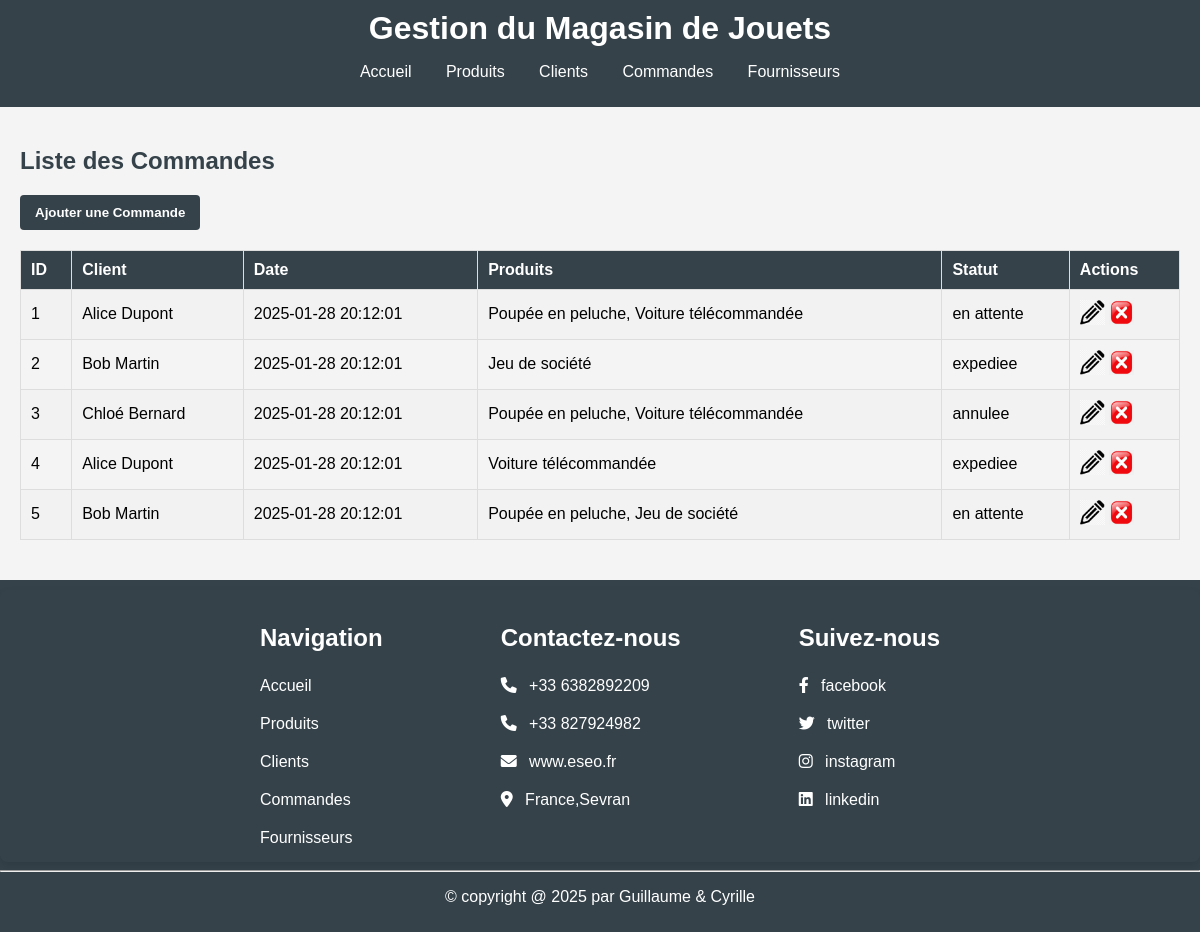
Screenshot of /commandes/index.php with the database file from the repository.
### tables this page shows
CREATE TABLE orders (
    id INT AUTO_INCREMENT PRIMARY KEY,
    customer_id INT,
    product_ids JSON,
    order_date DATETIME DEFAULT CURRENT_TIMESTAMP,
    status ENUM('en attente', 'expediee', 'annulee') DEFAULT 'en attente',
    FOREIGN KEY (customer_id) REFERENCES customers(id)
);

CREATE TABLE customers (
    id INT AUTO_INCREMENT PRIMARY KEY,
    name VARCHAR(255) NOT NULL,
    email VARCHAR(255) NOT NULL,
    phone VARCHAR(20)
);

### commandes/index.php (the view, shortened to what this page needs)
<?php
include '../includes/db.php';
include '../includes/header.php';
$sql = "SELECT orders.*, customers.name AS customer_name
        FROM orders
        LEFT JOIN customers ON orders.customer_id = customers.id";
$result = $conn->query($sql);
$orders = [];
while ($row = $result->fetch_assoc()) {
    $product_ids = json_decode($row['product_ids'], true);
    if (!empty($product_ids)) {
        $product_names = [];
        foreach ($product_ids as $product_id) {
            $product_id = intval($product_id);
            $product_sql = "SELECT name FROM products WHERE id = $product_id";
            $product_result = $conn->query($product_sql);
            if ($product_result && $product_row = $product_result->fetch_assoc()) {
                $product_names[] = $product_row['name'];
            }
        }
        $row['product_names'] = implode(', ', $product_names);
    } else {
        $row['product_names'] = 'Aucun produit';
    }
    $orders[] = $row;
}
?>
<h2>Liste des Commandes</h2>
<button><a href="ajouter.php">Ajouter une Commande</a></button>
<table>
    <tr>
        <th>ID</th>
        <th>Client</th>
        <th>Date</th>
        <th>Produits</th>
        <th>Statut</th>
        <th>Actions</th>
    </tr>
    <?php foreach ($orders as $order): ?>
    <tr>
        <td><?php echo $order['id']; ?></td>
        <td><?php echo $order['customer_name']; ?></td>
        <td><?php echo $order['order_date']; ?></td>
        <td><?php echo $order['product_names']; ?></td>
        <td><?php echo $order['status']; ?></td>
        <td>
            <a href="modifier.php?id=<?php echo $order['id']; ?>"><img src="/Jouets/images/edit.png" alt="Modifier"></a>
            <a href="supprimer.php?id=<?php echo $order['id']; ?>"><img src="/Jouets/images/delete.jpg" alt="Supprimer"></a>
        </td>
    </tr>
    <?php endforeach; ?>
</table>
<?php
include '../includes/footer.php';
?>

### includes/header.php (shortened to what this page needs)
<!DOCTYPE html>
<html lang="fr">
<head>
    <link rel="stylesheet" href="/Jouets/css/style.css">
   <link rel="stylesheet" href="https://cdnjs.cloudflare.com/ajax/libs/font-awesome/6.0.0/css/all.min.css">
</head>
<body>
    <header>
        <h1>Gestion du Magasin de Jouets</h1>
        <nav>
            <ul>
                <li><a href="/Jouets/index.php">Accueil</a></li>
                <li><a href="/Jouets/produits/index.php">Produits</a></li>
                <li><a href="/Jouets/clients/index.php">Clients</a></li>
                <li><a href="/Jouets/commandes/index.php">Commandes</a></li>
                <li><a href="/Jouets/fournisseurs/index.php">Fournisseurs</a></li>
            </ul>
        </nav>
    </header>
    <main>

### includes/footer.php
</main>
    <footer>
    <div class="container">
        <div class="box box1">
            <h3>Navigation</h3>
            <a href="/Jouets/index.php">Accueil</a>
            <a href="/Jouets/produits/index.php">Produits</a>
            <a href="/Jouets/clients/index.php">Clients</a>
            <a href="/Jouets/commandes/index.php">Commandes</a>
            <a href="/Jouets/fournisseurs/index.php">Fournisseurs</a>
        </div>
        <div class="box">
            <h3>Contactez-nous</h3>
            <p> <i class="fas fa-phone"></i> +33 6382892209 </p>
            <p> <i class="fas fa-phone"></i> +33 827924982 </p>
            <p> <i class="fas fa-envelope"></i> www.eseo.fr </p>
            <p> <i class="fas fa-map-marker-alt"></i> France,Sevran </p>
        </div>
        <div class="box box3">
            <h3>Suivez-nous</h3>
            <a href="#"> <i class="fab fa-facebook-f"></i> facebook </a>
            <a href="#"> <i class="fab fa-twitter"></i> twitter </a>
            <a href="#"> <i class="fab fa-instagram"></i> instagram </a>
            <a href="#"> <i class="fab fa-linkedin"></i> linkedin </a>
        </div>
    </div>
<hr>
        <p class="credit"> &copy; copyright  @ <?php echo date('Y'); ?> par <span>Guillaume & Cyrille</span> </p>
    </footer>
</body>
</html>

### css/style.css (style rules this page uses)
* { box-sizing: border-box; }
body { font-family: Arial, sans-serif; margin: 0; padding: 0; background-color: #f4f4f4; }
header { background: #35424a; color: #ffffff; padding: 10px 0; text-align: center; }
header h1 { margin: 0; }
nav ul { list-style: none; padding: 0; }
nav ul li { display: inline; margin: 0 15px; }
nav ul li a { color: #ffffff; text-decoration: none; }
main { padding: 20px; }
h2 { color: #35424a; }
table { width: 100%; border-collapse: collapse; margin: 20px 0; }
table, th, td { border: 1px solid #dddddd; }
th, td { padding: 10px; text-align: left; }
th { background-color: #35424a; color: white; }
tr:nth-child(even) { background-color: #f2f2f2; }
button { background-color: #35424a; color: white; border: none; padding: 10px 15px; cursor: pointer; border-radius: 4px; }
button a { color: white; text-decoration: none; font-weight: bold; }
a > img { width: 25px; height: 25px; }
footer { text-align: center; padding: 10px 0; background: #35424a; color: #ffffff; position: relative; bottom: 0; width: 100%; }
.container { display: flex; justify-content: space-between; align-items: flex-start; gap: 20px; padding: 10px; border-radius: 8px; box-shadow: 0 4px 8px rgba(0, 0, 0, 0.1); }
.box { display: flex; flex-direction: column; align-items: flex-start; gap: 10px; }
.box1 { margin-left: 250px; }
.box3 { margin-right: 250px; }
.box h3 { margin-bottom: 10px; font-size: 1.5rem; }
.box a { text-decoration: none; color: #fff; font-size: 1rem; margin: 5px 0; }
.box p { margin: 5px 0; font-size: 1rem; }
.box i { margin-right: 8px; }

### rows the page displays
orders: id "1", customer.name "Alice Dupont", order_date "2025-01-28 20:12:01", product_names "Poupée en peluche, Voiture télécommandée", status "en attente"
orders: id "2", customer.name "Bob Martin", order_date "2025-01-28 20:12:01", product_names "Jeu de société", status "expediee"
orders: id "3", customer.name "Chloé Bernard", order_date "2025-01-28 20:12:01", product_names "Poupée en peluche, Voiture télécommandée", status "annulee"
orders: id "4", customer.name "Alice Dupont", order_date "2025-01-28 20:12:01", product_names "Voiture télécommandée", status "expediee"
orders: id "5", customer.name "Bob Martin", order_date "2025-01-28 20:12:01", product_names "Poupée en peluche, Jeu de société", status "en attente"
